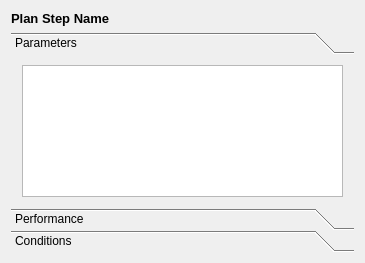
<?xml version="1.0" encoding="UTF-8"?>
<ui version="4.0">
 <class>PlanStepViewClass</class>
 <widget class="QWidget" name="PlanStepViewClass">
  <property name="geometry">
   <rect>
    <x>0</x>
    <y>0</y>
    <width>365</width>
    <height>263</height>
   </rect>
  </property>
  <property name="sizePolicy">
   <sizepolicy hsizetype="Fixed" vsizetype="Preferred">
    <horstretch>0</horstretch>
    <verstretch>0</verstretch>
   </sizepolicy>
  </property>
  <property name="minimumSize">
   <size>
    <width>365</width>
    <height>0</height>
   </size>
  </property>
  <property name="windowTitle">
   <string>PlanStepView</string>
  </property>
  <layout class="QGridLayout" name="gridLayout">
   <property name="sizeConstraint">
    <enum>QLayout::SetDefaultConstraint</enum>
   </property>
   <item row="0" column="0">
    <layout class="QGridLayout" name="gridLayout_7">
     <property name="sizeConstraint">
      <enum>QLayout::SetDefaultConstraint</enum>
     </property>
     <item row="0" column="0">
      <widget class="QLabel" name="lblPlanStep">
       <property name="font">
        <font>
         <family>Tahoma</family>
         <pointsize>10</pointsize>
         <weight>75</weight>
         <italic>false</italic>
         <bold>true</bold>
         <underline>false</underline>
         <strikeout>false</strikeout>
        </font>
       </property>
       <property name="text">
        <string>Plan Step Name</string>
       </property>
       <property name="margin">
        <number>4</number>
       </property>
       <property name="indent">
        <number>0</number>
       </property>
      </widget>
     </item>
     <item row="1" column="0">
      <widget class="QToolBox" name="toolBox">
       <property name="sizePolicy">
        <sizepolicy hsizetype="Preferred" vsizetype="Preferred">
         <horstretch>0</horstretch>
         <verstretch>0</verstretch>
        </sizepolicy>
       </property>
       <property name="layoutDirection">
        <enum>Qt::LeftToRight</enum>
       </property>
       <property name="currentIndex">
        <number>0</number>
       </property>
       <property name="tabSpacing">
        <number>0</number>
       </property>
       <widget class="QWidget" name="Parameters">
        <property name="geometry">
         <rect>
          <x>0</x>
          <y>0</y>
          <width>345</width>
          <height>150</height>
         </rect>
        </property>
        <property name="sizePolicy">
         <sizepolicy hsizetype="Preferred" vsizetype="Preferred">
          <horstretch>0</horstretch>
          <verstretch>0</verstretch>
         </sizepolicy>
        </property>
        <attribute name="label">
         <string>Parameters</string>
        </attribute>
        <layout class="QGridLayout" name="gridLayout_3">
         <item row="0" column="0">
          <layout class="QGridLayout" name="paramsGridLayout">
           <property name="leftMargin">
            <number>0</number>
           </property>
           <property name="topMargin">
            <number>0</number>
           </property>
           <property name="rightMargin">
            <number>0</number>
           </property>
           <property name="bottomMargin">
            <number>0</number>
           </property>
           <property name="spacing">
            <number>0</number>
           </property>
           <item row="0" column="0">
            <widget class="QTableWidget" name="tblParameters">
             <property name="sizePolicy">
              <sizepolicy hsizetype="MinimumExpanding" vsizetype="Preferred">
               <horstretch>0</horstretch>
               <verstretch>0</verstretch>
              </sizepolicy>
             </property>
             <property name="font">
              <font>
               <family>Tahoma</family>
               <pointsize>8</pointsize>
               <weight>50</weight>
               <italic>false</italic>
               <bold>false</bold>
               <underline>false</underline>
               <strikeout>false</strikeout>
              </font>
             </property>
             <property name="layoutDirection">
              <enum>Qt::LeftToRight</enum>
             </property>
             <property name="frameShape">
              <enum>QFrame::StyledPanel</enum>
             </property>
             <property name="frameShadow">
              <enum>QFrame::Plain</enum>
             </property>
             <property name="editTriggers">
              <set>QAbstractItemView::NoEditTriggers</set>
             </property>
             <property name="selectionMode">
              <enum>QAbstractItemView::SingleSelection</enum>
             </property>
             <property name="selectionBehavior">
              <enum>QAbstractItemView::SelectRows</enum>
             </property>
             <property name="showGrid">
              <bool>false</bool>
             </property>
             <property name="gridStyle">
              <enum>Qt::NoPen</enum>
             </property>
             <property name="cornerButtonEnabled">
              <bool>false</bool>
             </property>
            </widget>
           </item>
          </layout>
         </item>
        </layout>
       </widget>
       <widget class="QWidget" name="Preformance">
        <property name="geometry">
         <rect>
          <x>0</x>
          <y>0</y>
          <width>345</width>
          <height>150</height>
         </rect>
        </property>
        <property name="sizePolicy">
         <sizepolicy hsizetype="Preferred" vsizetype="Preferred">
          <horstretch>0</horstretch>
          <verstretch>0</verstretch>
         </sizepolicy>
        </property>
        <attribute name="label">
         <string>Performance</string>
        </attribute>
        <layout class="QGridLayout" name="gridLayout_6">
         <item row="0" column="0">
          <layout class="QFormLayout" name="formLayout">
           <property name="fieldGrowthPolicy">
            <enum>QFormLayout::AllNonFixedFieldsGrow</enum>
           </property>
           <item row="0" column="0">
            <widget class="QLabel" name="lblFailureProbability">
             <property name="sizePolicy">
              <sizepolicy hsizetype="Fixed" vsizetype="Preferred">
               <horstretch>0</horstretch>
               <verstretch>0</verstretch>
              </sizepolicy>
             </property>
             <property name="text">
              <string>Failure Probability</string>
             </property>
            </widget>
           </item>
           <item row="0" column="1">
            <widget class="QLineEdit" name="txtFailureProbability">
             <property name="sizePolicy">
              <sizepolicy hsizetype="Fixed" vsizetype="Preferred">
               <horstretch>0</horstretch>
               <verstretch>0</verstretch>
              </sizepolicy>
             </property>
             <property name="inputMask">
              <string notr="true">9999999999</string>
             </property>
             <property name="text">
              <string notr="true"/>
             </property>
             <property name="readOnly">
              <bool>true</bool>
             </property>
            </widget>
           </item>
           <item row="1" column="0">
            <widget class="QLabel" name="lblVulnerableCondition">
             <property name="sizePolicy">
              <sizepolicy hsizetype="Fixed" vsizetype="Preferred">
               <horstretch>0</horstretch>
               <verstretch>0</verstretch>
              </sizepolicy>
             </property>
             <property name="text">
              <string>Vulnerable Condition</string>
             </property>
            </widget>
           </item>
           <item row="1" column="1">
            <widget class="QLineEdit" name="txtVulnerableCondition">
             <property name="sizePolicy">
              <sizepolicy hsizetype="Fixed" vsizetype="Preferred">
               <horstretch>0</horstretch>
               <verstretch>0</verstretch>
              </sizepolicy>
             </property>
             <property name="inputMask">
              <string notr="true"/>
             </property>
             <property name="text">
              <string notr="true"/>
             </property>
             <property name="readOnly">
              <bool>false</bool>
             </property>
            </widget>
           </item>
           <item row="2" column="1">
            <widget class="QLineEdit" name="txtActionTrailCount">
             <property name="sizePolicy">
              <sizepolicy hsizetype="Fixed" vsizetype="Preferred">
               <horstretch>0</horstretch>
               <verstretch>0</verstretch>
              </sizepolicy>
             </property>
             <property name="inputMask">
              <string notr="true">9999999999</string>
             </property>
             <property name="text">
              <string/>
             </property>
             <property name="readOnly">
              <bool>true</bool>
             </property>
            </widget>
           </item>
           <item row="2" column="0">
            <widget class="QLabel" name="lblActionTrailCount">
             <property name="text">
              <string>Trail Count</string>
             </property>
            </widget>
           </item>
          </layout>
         </item>
        </layout>
       </widget>
       <widget class="QWidget" name="Conditions">
        <property name="geometry">
         <rect>
          <x>0</x>
          <y>0</y>
          <width>345</width>
          <height>150</height>
         </rect>
        </property>
        <property name="sizePolicy">
         <sizepolicy hsizetype="Preferred" vsizetype="Preferred">
          <horstretch>0</horstretch>
          <verstretch>0</verstretch>
         </sizepolicy>
        </property>
        <attribute name="label">
         <string>Conditions</string>
        </attribute>
        <layout class="QGridLayout" name="gridLayout_5">
         <item row="0" column="0">
          <layout class="QGridLayout" name="gridLayout_4"/>
         </item>
        </layout>
       </widget>
      </widget>
     </item>
    </layout>
   </item>
  </layout>
 </widget>
 <layoutdefault spacing="6" margin="11"/>
 <resources/>
 <connections/>
</ui>
